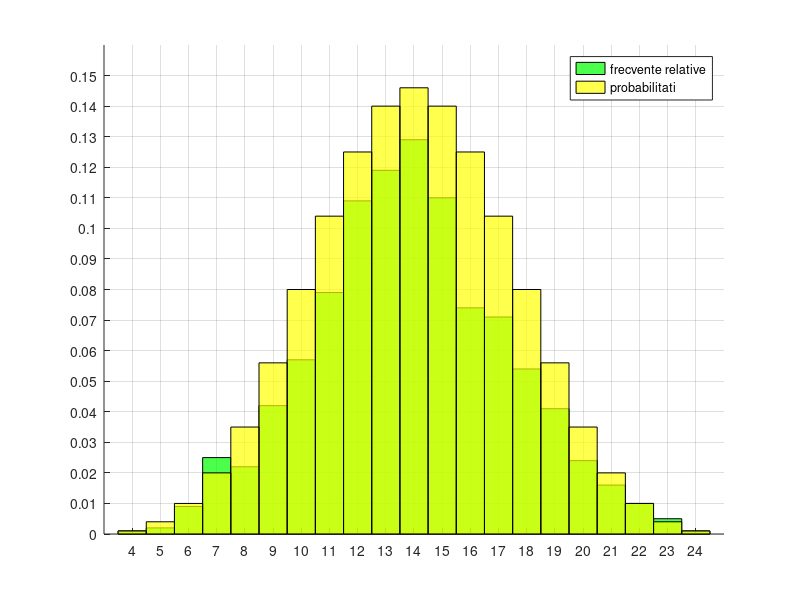

Write MATLAB code to recreate this figure.
N = 1000;

zaruri = randi(6, 4, N);

sumeZaruri = sum(zaruri);

sumePosibile = 4 : 24;

frecv_abs = hist(sumeZaruri, sumePosibile);

disp('i)')
matrice = [sumePosibile; frecv_abs]

disp('ii)')

clf; hold on; grid on;
xticks(sumePosibile); xlim([3 25]);
yticks(0 : 0.01 : 0.15);
bar(sumePosibile, frecv_abs / N, "hist", "facecolor", "g");

disp('iii)')
sume = [];
for i = 1:6
  for j = 1:6
    for k = 1:6
      for h = 1:6
        sume = [sume sum([i j k h])];
      endfor
    endfor
  endfor
endfor

frecv_abs_teoretica = hist(sume, sumePosibile);
matrice = [sumePosibile; frecv_abs_teoretica]

bar(sumePosibile, frecv_abs_teoretica / N, "hist", "facecolor", "y");

set(findobj('type', 'patch'), 'facealpha', 0.7);

legend('frecvente relative', 'probabilitati');

disp ('iv)')
prob_cond_sim = sum(sumeZaruri <= 20 & sumeZaruri >= 10) / sum(sumeZaruri <= 20)
prob_cond_teor = sum(sume <= 20 & sume >= 10) / sum(sume <= 20)
